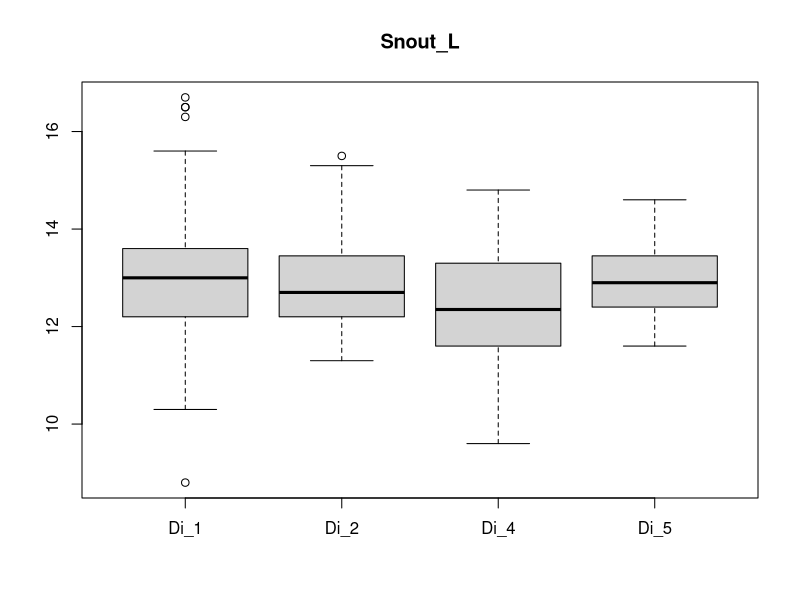

The R source for this figure:
Di_1 <- c(16.7,12.4,13.5,13.4,11.8,13.0,12.0,13.3,14.7,12.1,12.2,12.6,12.2,11.9,11.4,13.8,8.8,11.9,13.6,12.1,12.3,13.4,11.8,11.5,13.5,12.8,16.5,12.7,11.8,13.3,15.3,13.6,13.2,13.0,13.0,13.7,12.8,14.5,13.3,12.9,13.7,16.5,14.2,12.9,16.3,15.6,12.8,13.2,12.6,10.3)
Di_2 <- c(12.1,11.7,13.0,12.0,12.5,11.8,15.5,15.1,12.5,11.8,12.5,15.3,12.5,13.3,12.2,14.8,12.2,14.3,14.5,13.2,13.6,12.7,12.4,12.8,11.7,12.3,12.8,12.8,12.9,13.0,14.8,13.1,11.7,12.7,13.4,13.5,12.1,11.3,12.5,13.4,12.4,12.0,12.7,12.7,12.5,12.0,13.8,12.0,14.3,14.2,15.1)
Di_4 <- c(11.7,13.2,12.6,13.8,13.3,14.3,13.7,12.9,10.9,9.6,12.1,13.3,12.2,11.7,11.4,10.1,11.3,12.1,13.6,11.6,11.9,13.6,12.9,13.2,11.9,11.2,11.4,12.1,11.5,11.2,14.7,11.2,13.4,11.7,13.6,11.8,13.9,12.0,11.2,11.3,13.3,12.5,14.0,12.5,13.1,13.1,12.9,12.0,12.5,14.8,13.5,11.4,14.0,11.8)
Di_5 <- c(12.9,13.4,13.7,11.6,12.9,11.8,13.3,14.4,13.2,12.4,13.3,13.5,14.6,12.4,14.6,12.2,12.4,12.8,12.9,12.3)
svg(filename = 'morpho_data/boxplotSnout_L.svg')
boxplot(Di_1, Di_2, Di_4, Di_5, names = c('Di_1', 'Di_2', 'Di_4', 'Di_5'), main = 'Snout_L')
dev.off()
